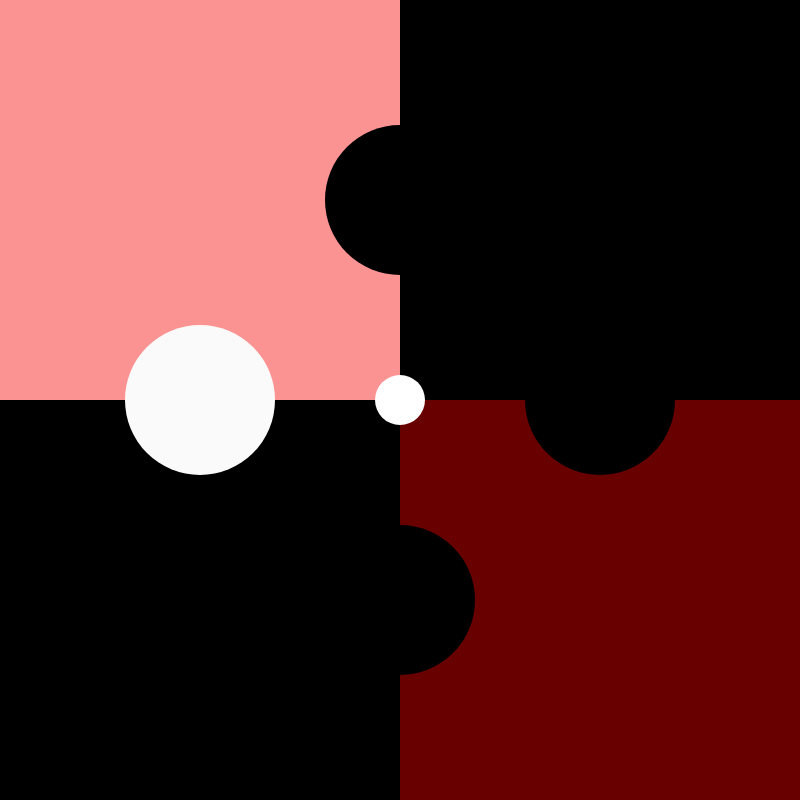
Frame 1 (no input)
Frame 60 (no input): identical to frame 1, image omitted
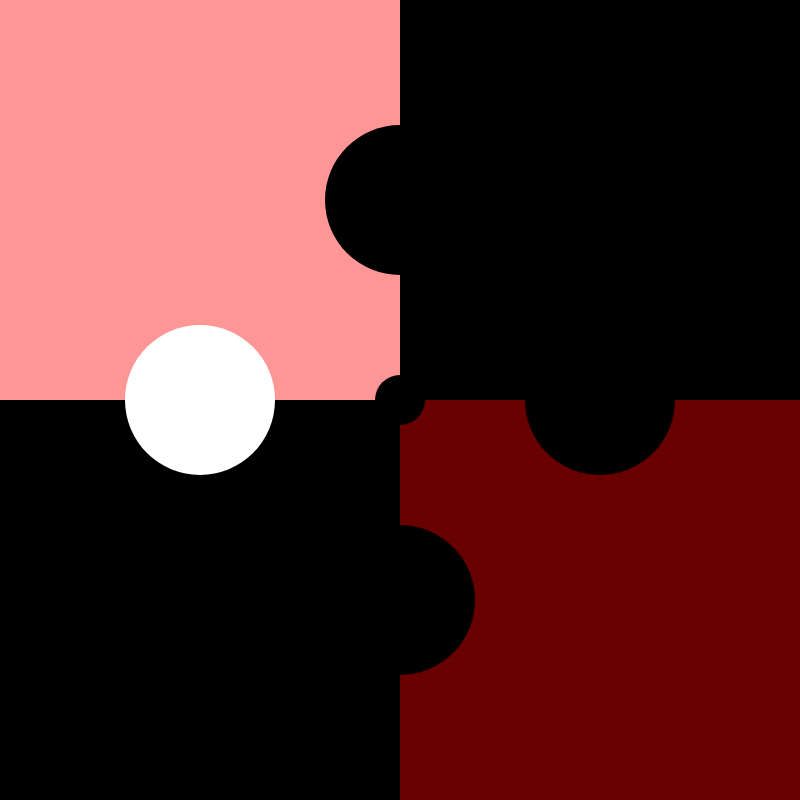
Frame 120 (the mouse pressed at the canvas centre since frame 60)

The p5.js sketch that drew these frames (run headless with seeded random() and noise() and a simulated clock; from frame 60 on, the mouse is pressed at the canvas centre):

// p5.js sketch
// ── sketch.js


var bright0 = 0;
var bright1 = 0;
var bright2 = 0;
var bright3 = 0;
var x = 400;
var y = 400;
var d = 50;
var state = false;

function setup() {
  createCanvas(800,800);
}

function draw() {

  background(255,0,0);

  //The mouse location determins color

  if (mouseX < 400 && mouseY < 400) {
    bright0 = 255;
  }
  else if (mouseX > 400 && mouseY < 400) {
    bright1 = 255;
  }
  else if (mouseX < 400 && mouseY > 400) {
    bright2 = 255;
  }
  else if (mouseX > 400 && mouseY > 400) {
    bright3 = 255;
  }

  // All shapes fade
  bright0 = bright0 - 5;
  bright1 = bright1 - 5;
  bright2 = bright2 - 5;
  bright3 = bright3 - 5;

  // Fill color and shape
  noStroke();
  fill(bright0,150);
  rect(0,0,400,400);
  fill(bright1);
  rect(400,0,400,400);
  fill(bright2);
  rect(0,400,400,400);
  fill(bright3,150);
  rect(400,400,400,400);
  fill(bright1 /2);
  ellipse(400,200,150,150);
  fill(bright0);
  ellipse(200,400,150,150);
  fill(bright2 / 2);
  ellipse(400,600,150,150);
  fill(bright3);
  ellipse(600,400,150,150);

//button
push();
if (mouseX > 400 && mouseX > 400 && mouseY < 400 && mouseY < 400){
  fill(255,0,0,120);
  ellipse(x,y,100,100);
}
if (mouseX < 400 && mouseX < 400 && mouseY > 400 && mouseY > 400){
  fill(255,0,0,120);
  ellipse(x,y,100,100);}
pop();
//dot = dot (255,0,25);

push();
  if (state) {
    fill(0);
  } else {
    fill(255);
  }
  ellipse(x, y, d, d);
pop();
if (state){
  bright3=bright3*2;
  bright2=bright2*2;
  bright1=bright1*2;
  bright0=bright0*2;
}
}
function mousePressed() {
  if (dist(mouseX, mouseY, x, y) < d/2) {
    state = !state;
  }
}
